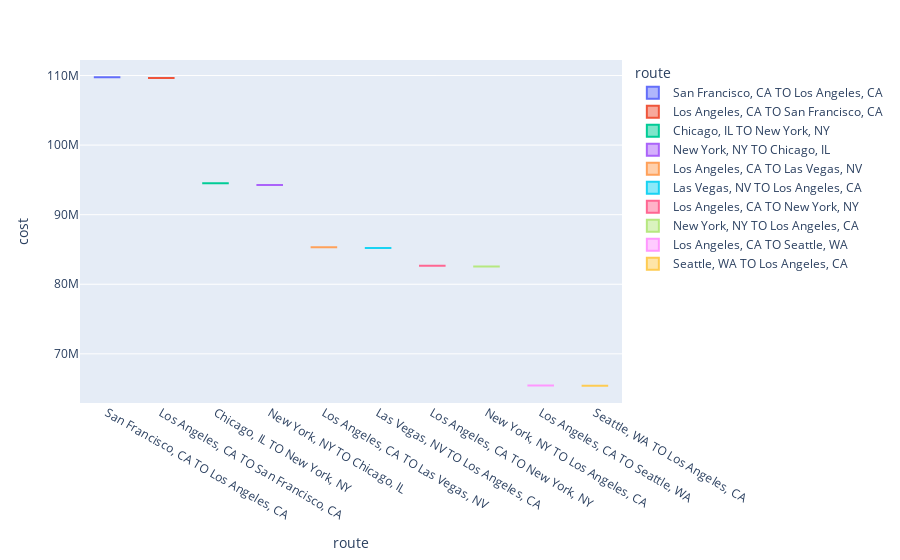

The notebook cell this image was saved under:
### Code cell
#total cost
df_cost_rout=data.sort_values(by='cost',ascending=False)[:10]
df = px.data.tips()
fig = px.box(df_cost_rout, x="route", y="cost", color='route')
fig.show()

### Figure 1 — Plotly figure (JSON) as saved in the notebook; plotly's stock layout.template omitted (floating-point values rounded to 4 significant figures)
{"data": [{"alignmentgroup": "True", "hovertemplate": "route=%{x}<br>cost=%{y}<extra></extra>", "legendgroup": "San Francisco, CA TO Los Angeles, CA", "marker": {"color": "#636efa"}, "name": "San Francisco, CA TO Los Angeles, CA", "notched": false, "offsetgroup": "San Francisco, CA TO Los Angeles, CA", "orientation": "v", "showlegend": true, "type": "box", "x": ["San Francisco, CA TO Los Angeles, CA"], "x0": " ", "xaxis": "x", "y": [109800000.0], "y0": " ", "yaxis": "y"}, {"alignmentgroup": "True", "hovertemplate": "route=%{x}<br>cost=%{y}<extra></extra>", "legendgroup": "Los Angeles, CA TO San Francisco, CA", "marker": {"color": "#EF553B"}, "name": "Los Angeles, CA TO San Francisco, CA", "notched": false, "offsetgroup": "Los Angeles, CA TO San Francisco, CA", "orientation": "v", "showlegend": true, "type": "box", "x": ["Los Angeles, CA TO San Francisco, CA"], "x0": " ", "xaxis": "x", "y": [109700000.0], "y0": " ", "yaxis": "y"}, {"alignmentgroup": "True", "hovertemplate": "route=%{x}<br>cost=%{y}<extra></extra>", "legendgroup": "Chicago, IL TO New York, NY", "marker": {"color": "#00cc96"}, "name": "Chicago, IL TO New York, NY", "notched": false, "offsetgroup": "Chicago, IL TO New York, NY", "orientation": "v", "showlegend": true, "type": "box", "x": ["Chicago, IL TO New York, NY"], "x0": " ", "xaxis": "x", "y": [94510000.0], "y0": " ", "yaxis": "y"}, {"alignmentgroup": "True", "hovertemplate": "route=%{x}<br>cost=%{y}<extra></extra>", "legendgroup": "New York, NY TO Chicago, IL", "marker": {"color": "#ab63fa"}, "name": "New York, NY TO Chicago, IL", "notched": false, "offsetgroup": "New York, NY TO Chicago, IL", "orientation": "v", "showlegend": true, "type": "box", "x": ["New York, NY TO Chicago, IL"], "x0": " ", "xaxis": "x", "y": [94260000.0], "y0": " ", "yaxis": "y"}, {"alignmentgroup": "True", "hovertemplate": "route=%{x}<br>cost=%{y}<extra></extra>", "legendgroup": "Los Angeles, CA TO Las Vegas, NV", "marker": {"color": "#FFA15A"}, "name": "Los Angeles, CA TO Las Vegas, NV", "notched": false, "offsetgroup": "Los Angeles, CA TO Las Vegas, NV", "orientation": "v", "showlegend": true, "type": "box", "x": ["Los Angeles, CA TO Las Vegas, NV"], "x0": " ", "xaxis": "x", "y": [85310000.0], "y0": " ", "yaxis": "y"}, {"alignmentgroup": "True", "hovertemplate": "route=%{x}<br>cost=%{y}<extra></extra>", "legendgroup": "Las Vegas, NV TO Los Angeles, CA", "marker": {"color": "#19d3f3"}, "name": "Las Vegas, NV TO Los Angeles, CA", "notched": false, "offsetgroup": "Las Vegas, NV TO Los Angeles, CA", "orientation": "v", "showlegend": true, "type": "box", "x": ["Las Vegas, NV TO Los Angeles, CA"], "x0": " ", "xaxis": "x", "y": [85210000.0], "y0": " ", "yaxis": "y"}, {"alignmentgroup": "True", "hovertemplate": "route=%{x}<br>cost=%{y}<extra></extra>", "legendgroup": "Los Angeles, CA TO New York, NY", "marker": {"color": "#FF6692"}, "name": "Los Angeles, CA TO New York, NY", "notched": false, "offsetgroup": "Los Angeles, CA TO New York, NY", "orientation": "v", "showlegend": true, "type": "box", "x": ["Los Angeles, CA TO New York, NY"], "x0": " ", "xaxis": "x", "y": [82650000.0], "y0": " ", "yaxis": "y"}, {"alignmentgroup": "True", "hovertemplate": "route=%{x}<br>cost=%{y}<extra></extra>", "legendgroup": "New York, NY TO Los Angeles, CA", "marker": {"color": "#B6E880"}, "name": "New York, NY TO Los Angeles, CA", "notched": false, "offsetgroup": "New York, NY TO Los Angeles, CA", "orientation": "v", "showlegend": true, "type": "box", "x": ["New York, NY TO Los Angeles, CA"], "x0": " ", "xaxis": "x", "y": [82540000.0], "y0": " ", "yaxis": "y"}, {"alignmentgroup": "True", "hovertemplate": "route=%{x}<br>cost=%{y}<extra></extra>", "legendgroup": "Los Angeles, CA TO Seattle, WA", "marker": {"color": "#FF97FF"}, "name": "Los Angeles, CA TO Seattle, WA", "notched": false, "offsetgroup": "Los Angeles, CA TO Seattle, WA", "orientation": "v", "showlegend": true, "type": "box", "x": ["Los Angeles, CA TO Seattle, WA"], "x0": " ", "xaxis": "x", "y": [65470000.0], "y0": " ", "yaxis": "y"}, {"alignmentgroup": "True", "hovertemplate": "route=%{x}<br>cost=%{y}<extra></extra>", "legendgroup": "Seattle, WA TO Los Angeles, CA", "marker": {"color": "#FECB52"}, "name": "Seattle, WA TO Los Angeles, CA", "notched": false, "offsetgroup": "Seattle, WA TO Los Angeles, CA", "orientation": "v", "showlegend": true, "type": "box", "x": ["Seattle, WA TO Los Angeles, CA"], "x0": " ", "xaxis": "x", "y": [65400000.0], "y0": " ", "yaxis": "y"}], "layout": {"boxmode": "overlay", "legend": {"title": {"text": "route"}, "tracegroupgap": 0}, "margin": {"t": 60}, "xaxis": {"anchor": "y", "categoryarray": ["San Francisco, CA TO Los Angeles, CA", "Los Angeles, CA TO San Francisco, CA", "Chicago, IL TO New York, NY", "New York, NY TO Chicago, IL", "Los Angeles, CA TO Las Vegas, NV", "Las Vegas, NV TO Los Angeles, CA", "Los Angeles, CA TO New York, NY", "New York, NY TO Los Angeles, CA", "Los Angeles, CA TO Seattle, WA", "Seattle, WA TO Los Angeles, CA"], "categoryorder": "array", "domain": [0, 1], "title": {"text": "route"}}, "yaxis": {"anchor": "x", "domain": [0, 1], "title": {"text": "cost"}}}}
